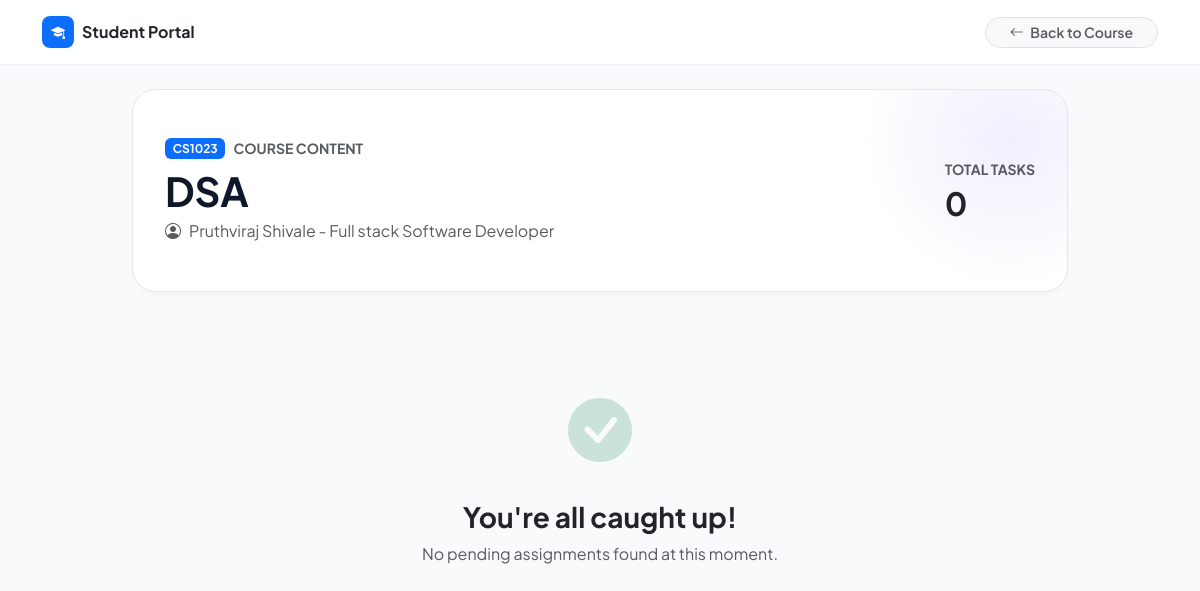
/assignments.php?course_id=18 (signed in), run on the app's committed database.
### tables this page shows
CREATE TABLE `courses` (
  `id` int(11) NOT NULL,
  `course_code` varchar(20) NOT NULL,
  `course_name` varchar(100) NOT NULL,
  `description` text DEFAULT NULL,
  `instructor_name` varchar(100) DEFAULT NULL,
  `schedule_day` varchar(20) DEFAULT NULL,
  `schedule_time` varchar(20) DEFAULT NULL,
  `total_seats` int(11) DEFAULT 60,
  `created_at` timestamp NOT NULL DEFAULT current_timestamp()
);

### assignments.php (the view, shortened to what this page needs)
<?php
require "config.php";
$student_id = intval($_SESSION['student_id']);
$course_id     = isset($_GET['course_id']) ? intval($_GET['course_id']) : null;
$course = null;
if ($course_id) {
    $course_q = $conn->prepare("
        SELECT c.* FROM courses c
        JOIN student_courses sc ON sc.course_id = c.id
        WHERE c.id=? AND sc.student_id=?
    ");
    $course_q->bind_param("ii", $course_id, $student_id);
    $course_q->execute();
    $course = $course_q->get_result()->fetch_assoc();
}
$where = [];
$params = [];
$types  = "";
$where[] = "sc.student_id = ?";
$params[] = $student_id;
$types .= "i";
$where[] = "a.status='active'";
$where[] = "(a.assign_to='all' OR a.assign_to=CONCAT('student:', ?))";
$params[] = $student_id;
$types .= "i";
if ($course_id) {
    $where[] = "a.course_id=?";
    $params[] = $course_id;
    $types .= "i";
}
$sql = "
SELECT
    a.*,
    c.course_name,
    c.course_code,
    c.instructor_name
FROM assignments a
JOIN courses c ON a.course_id = c.id
JOIN student_courses sc ON sc.course_id = a.course_id
WHERE " . implode(" AND ", $where) . "
ORDER BY c.course_name ASC, a.due_date ASC
";
$stmt = $conn->prepare($sql);
$stmt->bind_param($types, ...$params);
$stmt->execute();
$assignments = $stmt->get_result();
?>
<!DOCTYPE html>
<html lang="en">
<head>
    <link href="https://cdn.jsdelivr.net/npm/bootstrap@5.3.3/dist/css/bootstrap.min.css" rel="stylesheet">
    <link rel="stylesheet" href="https://cdn.jsdelivr.net/npm/bootstrap-icons@1.11.3/font/bootstrap-icons.min.css">
</head>
<body>
<nav class="navbar-glass mb-4">
    <div class="container d-flex justify-content-between align-items-center">
        <a href="dashboard.php" class="text-decoration-none d-flex align-items-center gap-2">
            <div class="bg-primary text-white rounded-3 d-flex align-items-center justify-content-center" style="width:32px; height:32px;">
                <i class="bi bi-mortarboard-fill small"></i>
            </div>
            <span class="fw-bold text-dark tracking-tight">Student Portal</span>
        </a>
        <?php if ($course_id): ?>
            <a href="go_to_course.php?course_id=<?= $course_id ?>" class="btn btn-light border btn-sm rounded-pill px-4 fw-semibold text-muted">
                <i class="bi bi-arrow-left me-1"></i> Back to Course
            </a>
        <?php else: ?>
             <span class="badge bg-secondary-subtle text-secondary rounded-pill px-3 py-2">Assignment Center</span>
        <?php endif; ?>
    </div>
</nav>
<div class="container" style="max-width: 960px;">
    <div class="section-header">
        <div class="row align-items-center position-relative" style="z-index: 2;">
            <div class="col-md-8">
                <?php if ($course_id): ?>
                    <div class="d-flex align-items-center gap-2 mb-2">
                        <span class="badge bg-primary text-white rounded-2"><?= htmlspecialchars($course['course_code']) ?></span>
                        <span class="text-muted small fw-bold text-uppercase">Course Content</span>
                    </div>
                    <h1 class="display-6 fw-bold mb-1"><?= htmlspecialchars($course['course_name']) ?></h1>
                    <p class="text-muted mb-0 d-flex align-items-center gap-2">
                        <i class="bi bi-person-circle"></i> <?= htmlspecialchars($course['instructor_name']) ?>
                    </p>
                <?php endif; ?>
            </div>
            <div class="col-md-4 text-md-end mt-4 mt-md-0">
                <div class="d-inline-block text-start">
                    <div class="text-muted small fw-bold text-uppercase mb-1">Total Tasks</div>
                    <div class="h2 fw-bold mb-0 text-dark"><?= $assignments->num_rows ?></div>
                </div>
            </div>
        </div>
    </div>
    <?php
    if ($assignments->num_rows == 0):
    ?>
        <div class="text-center py-5">
            <div class="mb-4">
                <i class="bi bi-check-circle-fill text-success" style="font-size: 4rem; opacity: 0.2;"></i>
            </div>
            <h3 class="fw-bold text-dark">You're all caught up!</h3>
            <p class="text-muted">No pending assignments found at this moment.</p>
        </div>
    <?php endif; ?>
</div>
</body>
</html>

### assignments.php (style rules this page uses)
:root { --brand-primary: #6366f1; --brand-primary-dark: #4f46e5; --brand-bg: #f8fafc; --surface: #ffffff; --text-main: #0f172a; --text-muted: #64748b; --border-subtle: #e2e8f0; --radius-xl: 24px; --radius-lg: 16px; }
body { background-color: var(--brand-bg); font-family: 'Plus Jakarta Sans', sans-serif; color: var(--text-main); padding-bottom: 100px; -webkit-font-smoothing: antialiased; }
.navbar-glass { background: rgba(255, 255, 255, 0.85); backdrop-filter: blur(12px); -webkit-backdrop-filter: blur(12px); border-bottom: 1px solid rgba(226, 232, 240, 0.6); padding: 1rem 0; position: sticky; top: 0; z-index: 1000; }
.section-header { background: var(--surface); padding: 3rem 2rem; border-radius: var(--radius-xl); margin-bottom: 2.5rem; position: relative; overflow: hidden; border: 1px solid var(--border-subtle); box-shadow: 0 4px 6px -1px rgba(0, 0, 0, 0.02), 0 2px 4px -1px rgba(0, 0, 0, 0.02); }
.section-header::after { content: ''; position: absolute; top: -50%; right: -10%; width: 300px; height: 300px; background: radial-gradient(circle, rgba(99,102,241,0.1) 0%, rgba(255,255,255,0) 70%); border-radius: 50%; pointer-events: none; }

### data on the page
courses: course_code "CS1023", course_name "DSA", instructor_name "Pruthviraj Shivale - Full stack Software Developer"

### other printed values
$assignments->num_rows "0"
